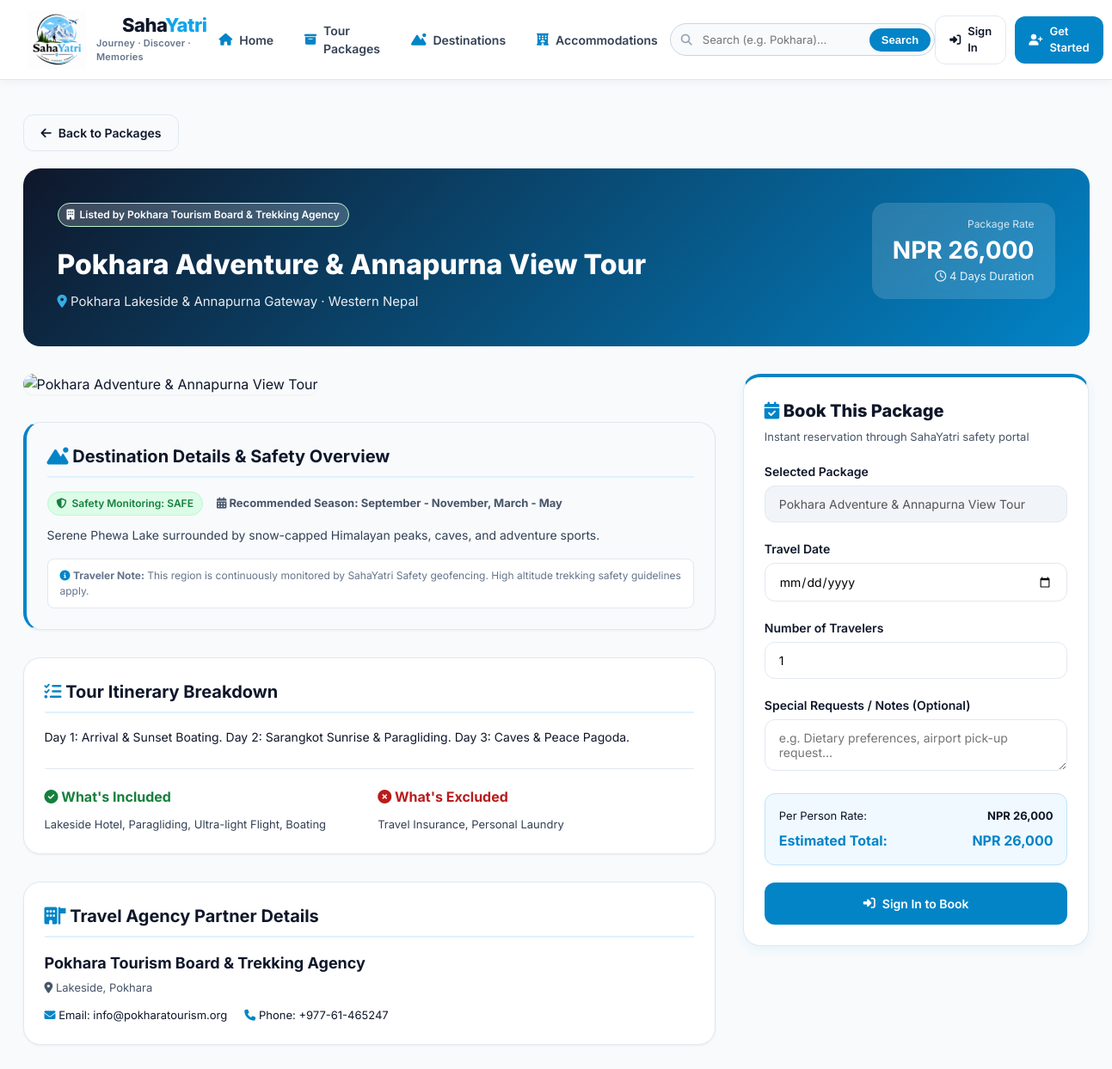
/package_details.php?id=2, run on the app's committed database.
### tables this page shows
CREATE TABLE IF NOT EXISTS `packages` (
    `id` INT AUTO_INCREMENT PRIMARY KEY,
    `organization_id` INT NOT NULL,
    `destination_id` INT NOT NULL,
    `title` VARCHAR(200) NOT NULL,
    `duration_days` INT NOT NULL,
    `price_npr` DECIMAL(10, 2) NOT NULL,
    `inclusions` TEXT,
    `exclusions` TEXT,
    `itinerary_summary` TEXT,
    `max_capacity` INT DEFAULT 15,
    `image_url` VARCHAR(255) DEFAULT NULL,
    `status` ENUM('ACTIVE', 'INACTIVE') DEFAULT 'ACTIVE',
    `approval_status` ENUM('PENDING', 'APPROVED', 'REJECTED') DEFAULT 'PENDING' COMMENT 'Superadmin approval gate',
    `created_at` TIMESTAMP DEFAULT CURRENT_TIMESTAMP,
    FOREIGN KEY (`organization_id`) REFERENCES `organizations`(`id`) ON DELETE CASCADE,
    FOREIGN KEY (`destination_id`) REFERENCES `destinations`(`id`) ON DELETE CASCADE
);

CREATE TABLE IF NOT EXISTS `organizations` (
    `id` INT AUTO_INCREMENT PRIMARY KEY,
    `name` VARCHAR(150) NOT NULL,
    `slug` VARCHAR(150) UNIQUE NOT NULL,
    `email` VARCHAR(150) NOT NULL,
    `phone` VARCHAR(50) DEFAULT NULL,
    `logo` VARCHAR(255) DEFAULT NULL,
    `address` TEXT DEFAULT NULL,
    `status` ENUM('ACTIVE', 'SUSPENDED', 'PENDING') DEFAULT 'ACTIVE',
    `created_at` TIMESTAMP DEFAULT CURRENT_TIMESTAMP,
    `updated_at` TIMESTAMP DEFAULT CURRENT_TIMESTAMP ON UPDATE CURRENT_TIMESTAMP
);

CREATE TABLE IF NOT EXISTS `destinations` (
    `id` INT AUTO_INCREMENT PRIMARY KEY,
    `organization_id` INT DEFAULT NULL,
    `name` VARCHAR(150) NOT NULL,
    `region` VARCHAR(100) NOT NULL,
    `category` ENUM('Historical', 'Religious', 'Natural', 'Adventure', 'Cultural', 'Wildlife', 'Trekking', 'Heritage', 'Family') DEFAULT 'Natural',
    `description` TEXT NOT NULL,
    `image_url` VARCHAR(255) DEFAULT NULL,
    `latitude` DECIMAL(10, 8) NOT NULL,
    `longitude` DECIMAL(11, 8) NOT NULL,
    `best_season` VARCHAR(100) DEFAULT 'September - November, March - May',
    `safety_level` ENUM('SAFE', 'CAUTION', 'HIGH', 'CRITICAL') DEFAULT 'SAFE',
    `is_featured` TINYINT(1) DEFAULT 0,
    `created_at` TIMESTAMP DEFAULT CURRENT_TIMESTAMP,
    FOREIGN KEY (`organization_id`) REFERENCES `organizations`(`id`) ON DELETE CASCADE
);

### config/auth.php (called while the page is built, shortened)
<?php
function isLoggedIn() {
    return isset($_SESSION['user_id']) && !empty($_SESSION['user_id']);
}
function getCurrentUser() {
    if (!isLoggedIn()) return null;
    return [
        'id' => $_SESSION['user_id'],
        'full_name' => $_SESSION['user_name'] ?? 'User',
        'email' => $_SESSION['user_email'] ?? '',
        'role' => $_SESSION['user_role'] ?? 'user',
        'organization_id' => $_SESSION['organization_id'] ?? null,
    ];
}

### package_details.php (the view, shortened to what this page needs)
<?php
require_once __DIR__ . '/config/auth.php';
$db = getDBConnection();
$packageId = isset($_GET['id']) ? intval($_GET['id']) : 0;
$stmt = $db->prepare("SELECT p.*,
                             d.name as destination_name, d.region as dest_region, d.category as dest_category,
                             d.description as dest_description, d.safety_level as dest_safety_level,
                             d.best_season, d.latitude, d.longitude, d.image_url as dest_image,
                             o.id as org_id, o.name as organization_name, o.email as org_email, o.phone as org_phone, o.address as org_address
                      FROM packages p
                      JOIN destinations d ON p.destination_id = d.id
                      JOIN organizations o ON p.organization_id = o.id
                      WHERE p.id = ?");
$stmt->execute([$packageId]);
$package = $stmt->fetch();
$user = getCurrentUser();
?>
<!DOCTYPE html>
<html lang="en">
<head>
    <link rel="stylesheet" href="https://cdnjs.cloudflare.com/ajax/libs/font-awesome/6.5.1/css/all.min.css">
    <link rel="stylesheet" href="assets/css/style.css">
</head>
<body>
    <?php include __DIR__ . '/includes/navbar.php'; ?>
    <div class="content-area" style="max-width: 1280px; padding: 40px 20px;">
        <a href="packages.php" class="btn btn-outline" style="margin-bottom: 20px; display: inline-flex; align-items: center; gap: 8px;">
            <i class="fa-solid fa-arrow-left"></i> Back to Packages
        </a>
        <div class="details-hero">
            <div style="display: flex; justify-content: space-between; align-items: flex-start; flex-wrap: wrap; gap: 16px;">
                <div>
                    <span class="badge risk-safe" style="background: rgba(255,255,255,0.2); color: white; margin-bottom: 12px;">
                        <i class="fa-solid fa-building"></i> Listed by <?php echo htmlspecialchars($package['organization_name']); ?>
                    </span>
                    <h1 style="font-size: 32px; font-weight: 800; margin: 8px 0;"><?php echo htmlspecialchars($package['title']); ?></h1>
                    <p style="font-size: 15px; opacity: 0.9;">
                        <i class="fa-solid fa-location-dot" style="color: #38BDF8;"></i> <?php echo htmlspecialchars($package['destination_name']); ?> · <?php echo htmlspecialchars($package['dest_region']); ?>
                    </p>
                </div>
                <div style="background: rgba(255,255,255,0.15); backdrop-filter: blur(10px); padding: 16px 24px; border-radius: 16px; text-align: right;">
                    <span style="font-size: 12px; display: block; opacity: 0.8;">Package Rate</span>
                    <strong style="font-size: 28px; color: #FFFFFF;">NPR <?php echo number_format($package['price_npr']); ?></strong>
                    <span style="font-size: 13px; display: block; opacity: 0.9;"><i class="fa-regular fa-clock"></i> <?php echo $package['duration_days']; ?> Days Duration</span>
                </div>
            </div>
        </div>
        <div class="details-grid">
            <div>
                <img src="<?php echo htmlspecialchars($package['image_url'] ?: 'https://images.unsplash.com/photo-1544735716-392fe2489ffa?w=1200'); ?>" style="width: 100%; height: 360px; object-fit: cover; border-radius: 16px; margin-bottom: 32px; box-shadow: var(--shadow-sm);" alt="<?php echo htmlspecialchars($package['title']); ?>">
                <div class="card" style="margin-bottom: 32px; background: #F8FAFC; border-left: 4px solid var(--color-primary-dark);">
                    <h2 class="info-section-title"><i class="fa-solid fa-mountain-sun" style="color: var(--color-primary-dark);"></i> Destination Details & Safety Overview</h2>
                    <div style="display: flex; gap: 16px; align-items: center; margin-bottom: 12px; flex-wrap: wrap;">
                        <span class="badge risk-safe"><i class="fa-solid fa-shield-halved"></i> Safety Monitoring: <?php echo htmlspecialchars($package['dest_safety_level']); ?></span>
                        <span style="font-size: 13px; font-weight: bold; color: var(--color-text-secondary);"><i class="fa-solid fa-calendar-days"></i> Recommended Season: <?php echo htmlspecialchars($package['best_season']); ?></span>
                    </div>
                    <p style="font-size: 14px; line-height: 1.6; color: #334155; margin-bottom: 16px;">
                        <?php echo nl2br(htmlspecialchars($package['dest_description'])); ?>
                    </p>
                    <div style="font-size: 12px; color: #64748B; background: white; padding: 10px 14px; border-radius: 8px; border: 1px solid #E2E8F0;">
                        <i class="fa-solid fa-circle-info" style="color: var(--color-primary-dark);"></i> <b>Traveler Note:</b> This region is continuously monitored by SahaYatri Safety geofencing. High altitude trekking safety guidelines apply.
                    </div>
                </div>
                <div class="card" style="margin-bottom: 32px;">
                    <h2 class="info-section-title"><i class="fa-solid fa-list-check" style="color: var(--color-primary-dark);"></i> Tour Itinerary Breakdown</h2>
                    <p style="font-size: 14px; line-height: 1.7; color: var(--color-text-primary); margin-bottom: 24px;">
                        <?php echo nl2br(htmlspecialchars($package['itinerary_summary'])); ?>
                    </p>
                    <div style="display: grid; grid-template-columns: 1fr 1fr; gap: 20px; border-top: 1px solid var(--color-border); padding-top: 20px;">
                        <div>
                            <h4 style="color: #15803D; margin-bottom: 10px;"><i class="fa-solid fa-circle-check"></i> What's Included</h4>
                            <p style="font-size: 13px; color: #334155; line-height: 1.6;">
                                <?php echo nl2br(htmlspecialchars($package['inclusions'])); ?>
                            </p>
                        </div>
                        <div>
                            <h4 style="color: #B91C1C; margin-bottom: 10px;"><i class="fa-solid fa-circle-xmark"></i> What's Excluded</h4>
                            <p style="font-size: 13px; color: #334155; line-height: 1.6;">
                                <?php echo nl2br(htmlspecialchars($package['exclusions'])); ?>
                            </p>
                        </div>
                    </div>
                </div>
                <div class="card">
                    <h2 class="info-section-title"><i class="fa-solid fa-building-flag" style="color: var(--color-primary-dark);"></i> Travel Agency Partner Details</h2>
                    <h3 style="font-size: 18px; font-weight: 700;"><?php echo htmlspecialchars($package['organization_name']); ?></h3>
                    <p style="font-size: 13px; color: var(--color-text-secondary); margin: 6px 0 12px 0;">
                        <i class="fa-solid fa-location-dot"></i> <?php echo htmlspecialchars($package['org_address']); ?>
                    </p>
                    <div style="display: flex; gap: 20px; font-size: 13px; flex-wrap: wrap;">
                        <span><i class="fa-solid fa-envelope" style="color: var(--color-primary-dark);"></i> Email: <?php echo htmlspecialchars($package['org_email']); ?></span>
                        <span><i class="fa-solid fa-phone" style="color: var(--color-primary-dark);"></i> Phone: <?php echo htmlspecialchars($package['org_phone']); ?></span>
                    </div>
                </div>
            </div>
            <div>
                <div class="card" style="position: sticky; top: 90px; border-top: 4px solid var(--color-primary-dark); box-shadow: var(--shadow-md);">
                    <h3 style="font-size: 20px; font-weight: 800; margin-bottom: 6px;"><i class="fa-solid fa-calendar-check" style="color: var(--color-primary-dark);"></i> Book This Package</h3>
                    <p style="font-size: 13px; color: var(--color-text-secondary); margin-bottom: 20px;">Instant reservation through SahaYatri safety portal</p>
                    <form method="POST">
                        <div class="form-group">
                            <label class="form-label">Selected Package</label>
                            <input type="text" class="form-input" value="<?php echo htmlspecialchars($package['title']); ?>" disabled readonly style="background: #F1F5F9;">
                        </div>
                        <div class="form-group">
                            <label class="form-label">Travel Date</label>
                            <input type="date" name="travel_date" class="form-input" min="<?php echo date('Y-m-d'); ?>" required>
                        </div>
                        <div class="form-group">
                            <label class="form-label">Number of Travelers</label>
                            <input type="number" name="travelers_count" id="travelers_count" class="form-input" value="1" min="1" max="<?php echo $package['max_capacity']; ?>" required onchange="calculateTotal()">
                        </div>
                        <div class="form-group">
                            <label class="form-label">Special Requests / Notes (Optional)</label>
                            <textarea name="notes" class="form-textarea" rows="2" placeholder="e.g. Dietary preferences, airport pick-up request..."></textarea>
                        </div>
                        <div style="background: #F0F9FF; padding: 16px; border-radius: 12px; margin-bottom: 20px; border: 1px solid #BAE6FD;">
                            <div style="display: flex; justify-content: space-between; font-size: 13px; margin-bottom: 6px;">
                                <span>Per Person Rate:</span>
                                <b>NPR <?php echo number_format($package['price_npr']); ?></b>
                            </div>
                            <div style="display: flex; justify-content: space-between; font-size: 16px; font-weight: bold; color: var(--color-primary-dark);">
                                <span>Estimated Total:</span>
                                <span id="display-total-price">NPR <?php echo number_format($package['price_npr']); ?></span>
                            </div>
                        </div>
                        <?php if ($user): ?>
                            <button type="submit" class="btn btn-primary" style="width: 100%; padding: 14px; font-size: 15px;">
                                <i class="fa-solid fa-cart-shopping"></i> Book Package Now
                            </button>
                        <?php else: ?>
                            <a href="login.php" class="btn btn-primary" style="width: 100%; padding: 14px; font-size: 14px; text-align: center;">
                                <i class="fa-solid fa-right-to-bracket"></i> Sign In to Book
                            </a>
                        <?php endif; ?>
                    </form>
                </div>
            </div>
        </div>
    </div>
</body>
</html>

### assets/css/style.css (style rules this page uses)
:root { --color-primary: #0EA5E9; --color-primary-dark: #0284C7; --color-primary-light: #E0F2FE; --color-primary-100: #F0F9FF; --color-dark-accent: #0F172A; --color-nature-green: #15803D; --color-sky-accent: #38BDF8; --color-danger: #EF4444; --color-danger-dark: #DC2626; --color-danger-light: #FEE2E2; --color-success: #10B981; --color-warning: #F59E0B; --color-risk-safe: #16A34A; --color-risk-caution: #EAB308; --color-risk-high: #F97316; --color-risk-critical: #DC2626; --color-text-primary: #0F172A; --color-text-secondary: #475569; --color-text-muted: #94A3B8; --color-border: #E2E8F0; --color-surface: #FFFFFF; --color-background: #F8FAFC; --radius-sm: 6px; --radius-md: 12px; --radius-lg: 20px; --shadow-sm: 0 1px 3px rgba(0, 0, 0, 0.05); --shadow-md: 0 4px 12px rgba(14, 165, 233, 0.08); --shadow-lg: 0 10px 25px rgba(15, 23, 42, 0.12); }
* { box-sizing: border-box; margin: 0; padding: 0; }
body { font-family: 'Inter', system-ui, -apple-system, sans-serif; background-color: var(--color-background); color: var(--color-text-primary); line-height: 1.5; -webkit-font-smoothing: antialiased; }
.content-area { padding: 32px; flex: 1; max-width: 1400px; margin: 0 auto; width: 100%; }
.card { background: var(--color-surface); border-radius: var(--radius-lg); border: 1px solid var(--color-border); padding: 24px; box-shadow: var(--shadow-sm); transition: transform 0.2s ease, box-shadow 0.2s ease; }
.btn { display: inline-flex; align-items: center; justify-content: center; gap: 8px; padding: 10px 20px; border-radius: var(--radius-md); font-size: 14px; font-weight: 600; cursor: pointer; border: none; transition: all 0.2s ease; text-decoration: none; }
.btn-primary { background: var(--color-primary-dark); color: #FFFFFF; }
.btn-outline { background: transparent; border: 1px solid var(--color-border); color: var(--color-text-primary); }
.badge { display: inline-flex; align-items: center; gap: 6px; padding: 4px 10px; border-radius: 20px; font-size: 12px; font-weight: 600; }
.risk-safe { background: #DCFCE7; color: #15803D; border: 1px solid #BBF7D0; }
.form-group { margin-bottom: 20px; }
.form-label { display: block; font-size: 14px; font-weight: 600; margin-bottom: 6px; color: var(--color-text-primary); }
.form-input, .form-select, .form-textarea { width: 100%; padding: 12px 16px; border-radius: var(--radius-md); border: 1px solid var(--color-border); font-size: 14px; font-family: inherit; transition: border 0.2s ease; }

### package_details.php (style rules this page uses)
.details-hero { background: linear-gradient(135deg, #0F172A 0%, #0284C7 100%); color: white; padding: 40px; border-radius: 20px; margin-bottom: 32px; }
.details-grid { display: grid; grid-template-columns: 2fr 1fr; gap: 32px; }
.info-section-title { font-size: 20px; font-weight: 700; margin-bottom: 16px; color: var(--color-dark-accent); border-bottom: 2px solid var(--color-primary-light); padding-bottom: 8px; }

### data on the page
packages: organization.name "Pokhara Tourism Board & Trekking Agency", title "Pokhara Adventure & Annapurna View Tour", destination.name "Pokhara Lakeside & Annapurna Gateway", destination.region "Western Nepal", price_npr "26,000", duration_days "4", destination.safety_level "SAFE", destination.best_season "September - November, March - May", destination.description "Serene Phewa Lake surrounded by snow-capped Himalayan peaks, caves, and adventure sports.", itinerary_summary "Day 1: Arrival & Sunset Boating. Day 2: Sarangkot Sunrise & Paragliding. Day 3: Caves & Peace Pagoda.", inclusions "Lakeside Hotel, Paragliding, Ultra-light Flight, Boating", exclusions "Travel Insurance, Personal Laundry", organization.address "Lakeside, Pokhara", organization.email "info@pokharatourism.org", organization.phone "+977-61-465247"
